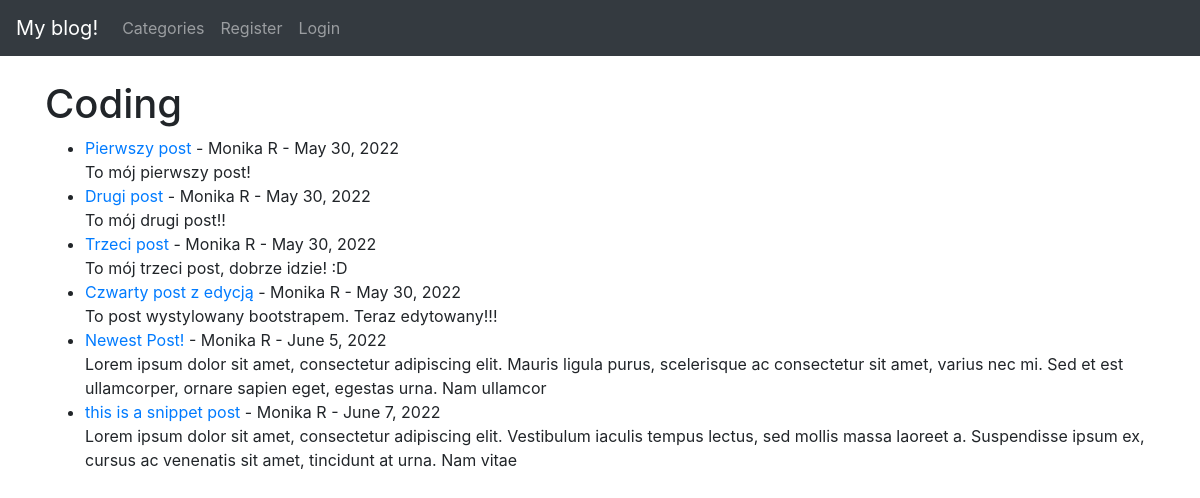
/category/coding/, run on the app's committed database.
### blog/models.py (models this page shows, shortened)
class Post(models.Model):
    title = models.CharField(max_length=255)
    title_tag = models.CharField(max_length=255, default="My blog!")
    author = models.ForeignKey(User, on_delete=models.CASCADE)
    body = models.TextField()
    post_date = models.DateField(auto_now_add=True)
    category = models.CharField(max_length=255, default='coding')
    snippet = models.CharField(max_length=255)

### blog/views.py (the view)
# urls.py: path('category/<str:cats>/', CategoryView, name='category'),
def CategoryView(request, cats):
    category_posts = Post.objects.filter(category=cats.replace('-', ' '))
    return render (request, 'categories.html', {'cats': cats.title().replace('-', ' '), 'category_posts': category_posts})

### blog/templates/categories.html (shortened to what this page needs)
{% extends 'base.html' %}
{% block content %}
{% if category_posts %}
<h1>{{ cats }}</h1>
<ul>
    {% for post in category_posts %}
    <li><a href="{% url 'article-detail' post.pk %}">{{ post.title }}</a> -
        {{ post.author.first_name }}
        {{ post.author.last_name }} -
        {{ post.post_date }}
        <br />
        {{ post.body | slice:":200" | safe }}</li>
    {% endfor %}
</ul>
{% else %}
 <h2>This page does not exist</h2>
{% endif %}
{% endblock %}

### data on the page
Post: title "Pierwszy post", author.first_name "Monika", author.last_name "R", post_date "May 30, 2022", body "To mój pierwszy post!"
Post: title "Drugi post", author.first_name "Monika", author.last_name "R", post_date "May 30, 2022", body "To mój drugi post!!"
Post: title "Trzeci post", author.first_name "Monika", author.last_name "R", post_date "May 30, 2022", body "To mój trzeci post, dobrze idzie! :D"
Post: title "Czwarty post z edycją", author.first_name "Monika", author.last_name "R", post_date "May 30, 2022", body "To post wystylowany bootstrapem. Teraz edytowany!!!"
Post: title "Newest Post!", author.first_name "Monika", author.last_name "R", post_date "June 5, 2022", body "Lorem ipsum dolor sit amet, consectetur adipiscing elit. Mauris ligula purus, scelerisque ac consectetur sit amet, varius nec mi. Sed et est ullamcorper, ornare sapien eget, egestas urna. Nam ullamcor"
Post: title "this is a snippet post", author.first_name "Monika", author.last_name "R", post_date "June 7, 2022", body "Lorem ipsum dolor sit amet, consectetur adipiscing elit. Vestibulum iaculis tempus lectus, sed mollis massa laoreet a. Suspendisse ipsum ex, cursus ac venenatis sit amet, tincidunt at urna. Nam vitae"

### other printed values
{{ cats }} "Coding"
